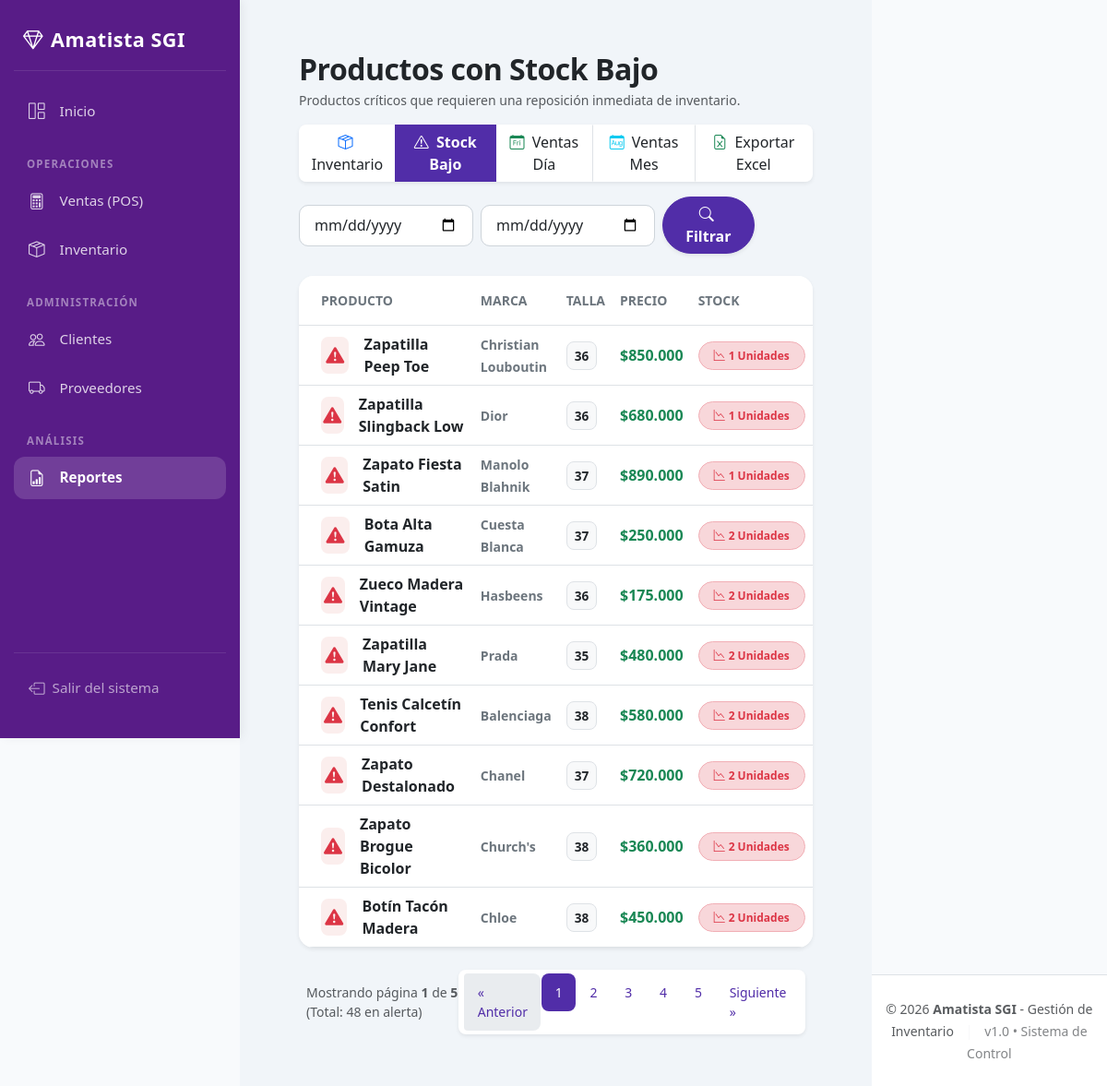
Screenshot of /modulos/reportes/stock_bajo.php (signed in) with the database file from the repository.
### tables this page shows
CREATE TABLE IF NOT EXISTS `productos` (
  `id` int NOT NULL AUTO_INCREMENT,
  `nombre` varchar(100) DEFAULT NULL,
  `marca` varchar(100) DEFAULT NULL,
  `talla` varchar(10) DEFAULT NULL,
  `color` varchar(50) DEFAULT NULL,
  `precio` decimal(10,2) DEFAULT NULL,
  `stock` int DEFAULT NULL,
  `estado` tinyint NOT NULL DEFAULT '1',
  `eliminado_por` int DEFAULT NULL,
  `eliminado_en` datetime DEFAULT NULL,
  `motivo_eliminacion` varchar(255) DEFAULT NULL,
  PRIMARY KEY (`id`)
);

### modulos/reportes/stock_bajo.php (the view, shortened to what this page needs)
<?php
include("../../conexion.php");
include("../../includes/header.php");
$por_pagina = 10;
$pagina_actual = isset($_GET['pagina']) ? (int)$_GET['pagina'] : 1;
$offset = ($pagina_actual - 1) * $por_pagina;
$query_conteo = "SELECT COUNT(*) as total FROM productos WHERE stock <= 5";
$res_conteo = mysqli_query($conexion, $query_conteo);
$fila_conteo = mysqli_fetch_assoc($res_conteo);
$total_registros = $fila_conteo['total'];
$total_paginas = ceil($total_registros / $por_pagina);
$productos = mysqli_query($conexion, "SELECT * FROM productos WHERE stock <= 5 AND estado = 1 ORDER BY stock ASC LIMIT $por_pagina OFFSET $offset");
?>
<div class="container-fluid px-4 py-3">
    <div class="d-flex justify-content-between align-items-center mb-3">
        <div>
            <h2 class="fw-bold mb-1 text-dark" style="letter-spacing: -0.5px;">Productos con Stock Bajo</h2>
            <p class="text-muted small mb-0">Productos críticos que requieren una reposición inmediata de inventario.</p>
        </div>
    </div>
    <div class="d-flex justify-content-between align-items-center mb-4 flex-wrap gap-3">
        <div class="btn-group shadow-sm rounded-3 overflow-hidden">
            <a href="inventario.php" class="btn btn-white bg-white text-dark"><i class="bi bi-box-seam text-primary me-1"></i> Inventario</a>
            <a href="stock_bajo.php" class="btn btn-amatista-primary active"><i class="bi bi-exclamation-triangle me-1"></i> Stock Bajo</a>
            <a href="ventas_dia.php" class="btn btn-white bg-white border-start text-dark"><i class="bi bi-calendar-day text-success me-1"></i> Ventas Día</a>
            <a href="ventas_mes.php" class="btn btn-white bg-white border-start text-dark"><i class="bi bi-calendar-month text-info me-1"></i> Ventas Mes</a>
            <a href="exportar_excel.php" class="btn btn-white bg-white border-start text-dark"><i class="bi bi-file-earmark-excel text-success me-1"></i> Exportar Excel</a>
        </div>
        <form method="GET" action="ventas_filtro.php" class="d-flex gap-2 align-items-center">
            <input type="date" name="fecha_inicio" class="form-control form-control-custom" required>
            <input type="date" name="fecha_fin" class="form-control form-control-custom" required>
            <button type="submit" class="btn btn-amatista-primary rounded-pill px-4 shadow-sm"><i class="bi bi-search me-1"></i> Filtrar</button>
        </form>
    </div>
    <div class="card card-custom shadow-sm overflow-hidden mb-4">
        <div class="table-responsive">
            <table class="table align-middle mb-0 table-hover">
                <thead>
                    <tr class="table-custom-header border-bottom">
                        <th class="ps-4 py-3 border-0 small text-uppercase text-secondary">Producto</th>
                        <th class="py-3 border-0 small text-uppercase text-secondary">Marca</th>
                        <th class="py-3 border-0 small text-uppercase text-secondary">Talla</th>
                        <th class="py-3 border-0 small text-uppercase text-secondary">Precio</th>
                        <th class="py-3 border-0 small text-uppercase text-secondary">Stock</th>
                    </tr>
                </thead>
                <tbody>
                    <?php if (mysqli_num_rows($productos) > 0) { ?>
                        <?php while($p = mysqli_fetch_array($productos)){ ?>
                        <tr class="border-bottom">
                            <td class="ps-4">
                                <div class="d-flex align-items-center">
                                    <div class="rounded-3 d-flex align-items-center justify-content-center me-3" style="width: 40px; height: 40px; background-color: #fbeeed !important; color: #dc3545 !important;">
                                        <i class="bi bi-exclamation-triangle-fill fs-5"></i>
                                    </div>
                                    <span class="fw-bold text-dark"><?php echo htmlspecialchars($p['nombre']); ?></span>
                                </div>
                            </td>
                            <td><span class="text-secondary small fw-semibold"><?php echo htmlspecialchars($p['marca']); ?></span></td>
                            <td><span class="badge bg-light text-dark border p-2 rounded-3" style="font-size: 0.85rem;"><?php echo htmlspecialchars($p['talla']); ?></span></td>
                            <td class="fw-bold text-success">$<?php echo number_format($p['precio'], 0, ",", "."); ?></td>
                            <td>
                                <span class="badge bg-danger-subtle text-danger border border-danger-subtle px-3 py-2 rounded-pill fw-bold">
                                    <i class="bi bi-graph-down me-1"></i><?php echo $p['stock']; ?> Unidades
                                </span>
                            </td>
                        </tr>
                        <?php } ?>
                    <?php } ?>
                </tbody>
            </table>
        </div>
    </div>
    <?php if($total_paginas > 1): ?>
        <div class="d-flex justify-content-between align-items-center px-2">
            <div class="text-muted small">
                Mostrando página <strong><?php echo $pagina_actual; ?></strong> de <strong><?php echo $total_paginas; ?></strong> (Total: <?php echo $total_registros; ?> en alerta)
            </div>
            <nav>
                <ul class="pagination pagination-sm mb-0 shadow-sm rounded-3 bg-white p-1">
                    <li class="page-item <?php echo ($pagina_actual <= 1) ? 'disabled' : ''; ?>">
                        <a class="page-link" href="?pagina=<?php echo $pagina_actual - 1; ?>">&laquo; Anterior</a>
                    </li>
                    <?php for($i = 1; $i <= $total_paginas; $i++): ?>
                        <li class="page-item <?php echo ($pagina_actual == $i) ? 'active' : ''; ?>">
                            <a class="page-link" href="?pagina=<?php echo $i; ?>"><?php echo $i; ?></a>
                        </li>
                    <?php endfor; ?>
                    <li class="page-item <?php echo ($pagina_actual >= $total_paginas) ? 'disabled' : ''; ?>">
                        <a class="page-link" href="?pagina=<?php echo $pagina_actual + 1; ?>">Siguiente &raquo;</a>
                    </li>
                </ul>
            </nav>
        </div>
    <?php endif; ?>
</div>
<?php include("../../includes/footer.php"); ?>

### includes/header.php (style rules this page uses)
:root { --sidebar-width: 260px; --amatista-primary: #581c87; --amatista-hover: rgba(255, 255, 255, 0.08); --amatista-active: rgba(255, 255, 255, 0.15); }
body { background-color: #f8fafc; margin: 0; display: flex; min-height: 100vh; font-family: 'Segoe UI', system-ui, -apple-system, sans-serif; }

### modulos/reportes/stock_bajo.php (style rules this page uses)
:root { --primary-color: #512da8; --primary-hover: #432293; --border-radius-card: 16px; }
.btn-amatista-primary { background-color: var(--primary-color) !important; border-color: var(--primary-color) !important; color: #ffffff !important; font-weight: 600; }
.card-custom { border-radius: var(--border-radius-card) !important; border: none !important; background-color: #ffffff; }
.form-control-custom { border-radius: 10px !important; border: 1px solid #ced4da !important; padding: 0.6rem 1rem; }
.table-custom-header { background-color: #f8f9fa !important; color: #495057; font-weight: 600; }
.pagination .page-link { color: var(--primary-color); border: none; padding: 0.6rem 0.9rem; margin: 0 2px; border-radius: 8px; }
.pagination .page-item.active .page-link { background-color: var(--primary-color) !important; color: #fff !important; }

### rows the page displays
productos: nombre "Zapatilla Peep Toe", marca "Christian Louboutin", talla "36", precio "850.000", stock "1"
productos: nombre "Zapatilla Slingback Low", marca "Dior", talla "36", precio "680.000", stock "1"
productos: nombre "Zapato Fiesta Satin", marca "Manolo Blahnik", talla "37", precio "890.000", stock "1"
productos: nombre "Bota Alta Gamuza", marca "Cuesta Blanca", talla "37", precio "250.000", stock "2"
productos: nombre "Zueco Madera Vintage", marca "Hasbeens", talla "36", precio "175.000", stock "2"
productos: nombre "Zapatilla Mary Jane", marca "Prada", talla "35", precio "480.000", stock "2"
productos: nombre "Tenis Calcetín Confort", marca "Balenciaga", talla "38", precio "580.000", stock "2"
productos: nombre "Zapato Destalonado", marca "Chanel", talla "37", precio "720.000", stock "2"
productos: nombre "Zapato Brogue Bicolor", marca "Church's", talla "38", precio "360.000", stock "2"
productos: nombre "Botín Tacón Madera", marca "Chloe", talla "38", precio "450.000", stock "2"

### other values shown
$pagina_actual "1"
$total_paginas "5"
$total_registros "48"
